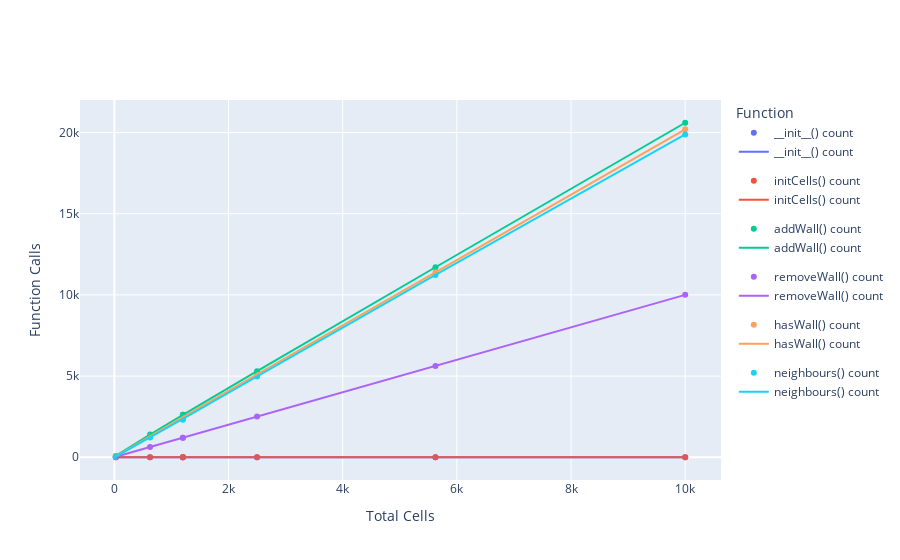

Notebook code cell kept with this figure:
### Code cell
import plotly.graph_objects as go
import plotly.express as px

# Specify the desired functions
functions = ['__init__() count', 'initCells() count', 'addWall() count', 'removeWall() count', 'hasWall() count', 'neighbours() count']

# Define line styles and widths for each function
line_styles = ['solid', 'dot', 'dash', 'longdash', 'dashdot', 'longdashdot']
line_widths = [2, 2, 2, 2, 2, 2]

# Create the scatter plot
fig_scatter = px.scatter(
    data_frame=arrayFunctionsDF,
    x='totalCells',
    y=functions,
    labels={'totalCells': 'Total Cells', '__init__() count': '__init__() count', 'initCells() count': 'initCells() count', 'addWall() count': 'addWall() count', 'removeWall() count': 'removeWall() count', 'hasWall() count': 'hasWall() count', 'neighbours() count': 'neighbours() count'},
    title='Total Cells vs. Function Call Count',
    hover_data={'totalCells': ':.2f', 'value': ':.2e'}
)

# Create the line plot with different line styles and widths
fig_line = px.line(
    data_frame=arrayFunctionsDF,
    x='totalCells',
    y=functions,
    labels={'totalCells': 'Total Cells', '__init__() count': '__init__() count', 'initCells() count': 'initCells() count', 'addWall() count': 'addWall() count', 'removeWall() count': 'removeWall() count', 'hasWall() count': 'hasWall() count', 'neighbours() count': 'neighbours() count'},
    hover_data={'totalCells': ':.2f', 'value': ':.2e'}
)

# Combine the scatter and line plots
fig_combine = go.Figure(data=fig_scatter.data + fig_line.data)

# Update line styles and widths for each trace
for i, trace in enumerate(fig_combine.data[len(functions):]):
    trace.line.dash = line_styles[i]
    trace.line.width = line_widths[i]

# Update the layout with logarithmic y-axis and scientific notation
fig_combine.update_layout(
    xaxis_title='Total Cells',
    yaxis_title='Function Call Count',
    legend_title='Function',
    yaxis_type='log',
    yaxis_tickformat='.2e',  # Display tick labels in scientific notation with 2 decimal places
    yaxis_tickvals=[1e-7, 1e-6, 1e-5, 1e-4, 1e-3, 1e-2, 1e-1, 1e0],  # Custom tick values
    yaxis_range=[-6.1, 0],  # Set the y-axis range to accommodate the custom tick values
    hoverlabel=dict(namelength=-1)  # Display full hover labels
)

fig_combine.show()

### Figure 1 — Plotly figure (JSON) as saved in the notebook; plotly's stock layout.template omitted (floating-point values rounded to 4 significant figures)
{"data": [{"hovertemplate": "Function=__init__() count<br>totalCells=%{x}<br>Average Runtime (s)=%{y}<extra></extra>", "legendgroup": "__init__() count", "marker": {"color": "#636efa", "symbol": "circle"}, "mode": "markers", "name": "__init__() count", "orientation": "v", "showlegend": true, "type": "scatter", "x": [25, 625, 1200, 1200, 2500, 5625, 10000], "xaxis": "x", "y": [1, 1, 1, 1, 1, 1, 1], "yaxis": "y"}, {"hovertemplate": "Function=initCells() count<br>totalCells=%{x}<br>Average Runtime (s)=%{y}<extra></extra>", "legendgroup": "initCells() count", "marker": {"color": "#EF553B", "symbol": "circle"}, "mode": "markers", "name": "initCells() count", "orientation": "v", "showlegend": true, "type": "scatter", "x": [25, 625, 1200, 1200, 2500, 5625, 10000], "xaxis": "x", "y": [1, 1, 1, 1, 1, 1, 1], "yaxis": "y"}, {"hovertemplate": "Function=addWall() count<br>totalCells=%{x}<br>Average Runtime (s)=%{y}<extra></extra>", "legendgroup": "addWall() count", "marker": {"color": "#00cc96", "symbol": "circle"}, "mode": "markers", "name": "addWall() count", "orientation": "v", "showlegend": true, "type": "scatter", "x": [25, 625, 1200, 1200, 2500, 5625, 10000], "xaxis": "x", "y": [82, 1402, 2612, 2612, 5302, 11702, 20602], "yaxis": "y"}, {"hovertemplate": "Function=removeWall() count<br>totalCells=%{x}<br>Average Runtime (s)=%{y}<extra></extra>", "legendgroup": "removeWall() count", "marker": {"color": "#ab63fa", "symbol": "circle"}, "mode": "markers", "name": "removeWall() count", "orientation": "v", "showlegend": true, "type": "scatter", "x": [25, 625, 1200, 1200, 2500, 5625, 10000], "xaxis": "x", "y": [28, 628, 1203, 1203, 2503, 5628, 10003], "yaxis": "y"}, {"hovertemplate": "Function=hasWall() count<br>totalCells=%{x}<br>Average Runtime (s)=%{y}<extra></extra>", "legendgroup": "hasWall() count", "marker": {"color": "#FFA15A", "symbol": "circle"}, "mode": "markers", "name": "hasWall() count", "orientation": "v", "showlegend": true, "type": "scatter", "x": [25, 625, 1200, 1200, 2500, 5625, 10000], "xaxis": "x", "y": [60, 1300, 2470, 2470, 5100, 11400, 20200], "yaxis": "y"}, {"hovertemplate": "Function=neighbours() count<br>totalCells=%{x}<br>Average Runtime (s)=%{y}<extra></extra>", "legendgroup": "neighbours() count", "marker": {"color": "#19d3f3", "symbol": "circle"}, "mode": "markers", "name": "neighbours() count", "orientation": "v", "showlegend": true, "type": "scatter", "x": [25, 625, 1200, 1200, 2500, 5625, 10000], "xaxis": "x", "y": [43, 1213, 2313, 2364, 4981, 11232, 19886], "yaxis": "y"}, {"hovertemplate": "Function=__init__() count<br>totalCells=%{x}<br>Function Calls=%{y}<extra></extra>", "legendgroup": "__init__() count", "line": {"color": "#636efa", "dash": "solid"}, "marker": {"symbol": "circle"}, "mode": "lines", "name": "__init__() count", "orientation": "v", "showlegend": true, "type": "scatter", "x": [25, 625, 1200, 1200, 2500, 5625, 10000], "xaxis": "x", "y": [1, 1, 1, 1, 1, 1, 1], "yaxis": "y"}, {"hovertemplate": "Function=initCells() count<br>totalCells=%{x}<br>Function Calls=%{y}<extra></extra>", "legendgroup": "initCells() count", "line": {"color": "#EF553B", "dash": "solid"}, "marker": {"symbol": "circle"}, "mode": "lines", "name": "initCells() count", "orientation": "v", "showlegend": true, "type": "scatter", "x": [25, 625, 1200, 1200, 2500, 5625, 10000], "xaxis": "x", "y": [1, 1, 1, 1, 1, 1, 1], "yaxis": "y"}, {"hovertemplate": "Function=addWall() count<br>totalCells=%{x}<br>Function Calls=%{y}<extra></extra>", "legendgroup": "addWall() count", "line": {"color": "#00cc96", "dash": "solid"}, "marker": {"symbol": "circle"}, "mode": "lines", "name": "addWall() count", "orientation": "v", "showlegend": true, "type": "scatter", "x": [25, 625, 1200, 1200, 2500, 5625, 10000], "xaxis": "x", "y": [82, 1402, 2612, 2612, 5302, 11702, 20602], "yaxis": "y"}, {"hovertemplate": "Function=removeWall() count<br>totalCells=%{x}<br>Function Calls=%{y}<extra></extra>", "legendgroup": "removeWall() count", "line": {"color": "#ab63fa", "dash": "solid"}, "marker": {"symbol": "circle"}, "mode": "lines", "name": "removeWall() count", "orientation": "v", "showlegend": true, "type": "scatter", "x": [25, 625, 1200, 1200, 2500, 5625, 10000], "xaxis": "x", "y": [28, 628, 1203, 1203, 2503, 5628, 10003], "yaxis": "y"}, {"hovertemplate": "Function=hasWall() count<br>totalCells=%{x}<br>Function Calls=%{y}<extra></extra>", "legendgroup": "hasWall() count", "line": {"color": "#FFA15A", "dash": "solid"}, "marker": {"symbol": "circle"}, "mode": "lines", "name": "hasWall() count", "orientation": "v", "showlegend": true, "type": "scatter", "x": [25, 625, 1200, 1200, 2500, 5625, 10000], "xaxis": "x", "y": [60, 1300, 2470, 2470, 5100, 11400, 20200], "yaxis": "y"}, {"hovertemplate": "Function=neighbours() count<br>totalCells=%{x}<br>Function Calls=%{y}<extra></extra>", "legendgroup": "neighbours() count", "line": {"color": "#19d3f3", "dash": "solid"}, "marker": {"symbol": "circle"}, "mode": "lines", "name": "neighbours() count", "orientation": "v", "showlegend": true, "type": "scatter", "x": [25, 625, 1200, 1200, 2500, 5625, 10000], "xaxis": "x", "y": [43, 1213, 2313, 2364, 4981, 11232, 19886], "yaxis": "y"}], "layout": {"autosize": true, "legend": {"title": {"text": "Function"}}, "xaxis": {"autorange": true, "range": [-582.6, 10610.0], "title": {"text": "Total Cells"}, "type": "linear"}, "yaxis": {"autorange": true, "range": [-1699.0, 22300.0], "title": {"text": "Function Calls"}, "type": "linear"}}}
